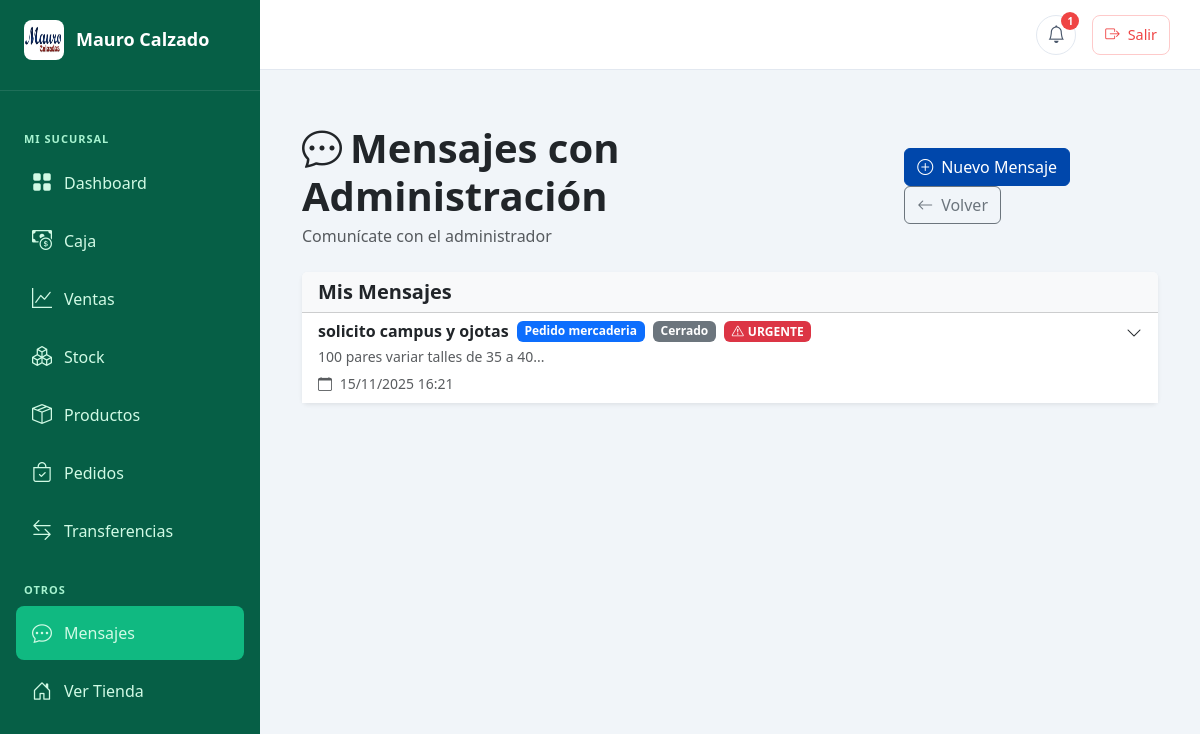
/gerente/mensajes.php (signed in), run on the app's committed database.
### tables this page shows
CREATE TABLE `mensajes_gerente_admin` (
  `id` int(11) NOT NULL,
  `gerente_id` int(11) NOT NULL COMMENT 'ID del gerente que envía',
  `admin_id` int(11) DEFAULT NULL COMMENT 'ID del admin que responde',
  `sucursal_id` int(11) NOT NULL COMMENT 'Sucursal del gerente',
  `tipo_mensaje` enum('pedido_mercaderia','transferencia','consulta','reporte','otro') NOT NULL DEFAULT 'consulta',
  `asunto` varchar(255) NOT NULL,
  `mensaje` text NOT NULL,
  `archivo_adjunto` varchar(255) DEFAULT NULL COMMENT 'Nombre del archivo adjunto',
  `respuesta` text DEFAULT NULL,
  `archivo_respuesta` varchar(255) DEFAULT NULL COMMENT 'Archivo adjunto en la respuesta',
  `estado` enum('pendiente','respondido','cerrado') DEFAULT 'pendiente',
  `pedido_relacionado_id` int(11) DEFAULT NULL COMMENT 'Pedido relacionado (opcional)',
  `prioridad` enum('baja','media','alta') DEFAULT 'media',
  `fecha_envio` datetime DEFAULT current_timestamp(),
  `fecha_respuesta` datetime DEFAULT NULL,
  `leido_gerente` tinyint(1) DEFAULT 0 COMMENT 'Si el gerente leyó la respuesta'
);

### gerente/mensajes.php (the view, shortened to what this page needs)
<?php
require_once('../includes/verificar-gerente.php');
$gerente_id = $_SESSION['usuario_id'];
$nuevo_mensaje = isset($_GET['nuevo']) && $_GET['nuevo'] == 1;
$query = "SELECT m.*,
          a.nombre AS admin_nombre, a.apellido AS admin_apellido,
          p.numero_pedido
          FROM mensajes_gerente_admin m
          LEFT JOIN usuarios a ON m.admin_id = a.id
          LEFT JOIN pedidos p ON m.pedido_relacionado_id = p.id
          WHERE m.gerente_id = ?
          ORDER BY m.fecha_envio DESC";
$stmt = mysqli_prepare($conn, $query);
mysqli_stmt_bind_param($stmt, "i", $gerente_id);
mysqli_stmt_execute($stmt);
$result = mysqli_stmt_get_result($stmt);
$mensajes = mysqli_fetch_all($result, MYSQLI_ASSOC);
require_once('includes/header-gerente.php');
?>
<div class="container-fluid py-4">
    <div class="d-flex justify-content-between align-items-center mb-4">
        <div>
            <h1 class="fw-bold mb-1">
                <i class="bi bi-chat-dots me-2"></i>Mensajes con Administración
            </h1>
            <p class="text-muted mb-0">Comunícate con el administrador</p>
        </div>
        <div>
            <?php if (!$nuevo_mensaje): ?>
                <a href="?nuevo=1" class="btn btn-primary">
                    <i class="bi bi-plus-circle me-2"></i>Nuevo Mensaje
                </a>
            <?php endif; ?>
            <a href="dashboard.php" class="btn btn-outline-secondary">
                <i class="bi bi-arrow-left me-2"></i>Volver
            </a>
        </div>
    </div>
    <div class="card border-0 shadow-sm">
        <div class="card-header bg-light">
            <h5 class="mb-0 fw-bold">Mis Mensajes</h5>
        </div>
        <div class="card-body p-0">
            <?php if (empty($mensajes)): ?>
                <div class="text-center py-5">
                    <i class="bi bi-inbox display-1 text-muted"></i>
                    <h5 class="mt-3">No tienes mensajes aún</h5>
                    <p class="text-muted">Envía tu primer mensaje al administrador</p>
                </div>
            <?php else: ?>
                <div class="list-group list-group-flush">
                    <?php foreach ($mensajes as $mensaje): ?>
                        <div class="list-group-item list-group-item-action"
                             data-bs-toggle="collapse"
                             data-bs-target="#mensaje<?php echo $mensaje['id']; ?>"
                             style="cursor: pointer;">
                            <div class="d-flex w-100 justify-content-between align-items-start">
                                <div class="flex-grow-1">
                                    <div class="d-flex align-items-center mb-1">
                                        <h6 class="mb-0 fw-bold">
                                            <?php echo htmlspecialchars($mensaje['asunto']); ?>
                                        </h6>
                                        <?php
                                        $badge_tipo = [
                                            'pedido_mercaderia' => 'primary',
                                            'transferencia' => 'info',
                                            'consulta' => 'secondary',
                                            'reporte' => 'danger',
                                            'otro' => 'dark'
                                        ];
                                        $tipo_class = $badge_tipo[$mensaje['tipo_mensaje']] ?? 'secondary';
                                        ?>
                                        <span class="badge bg-<?php echo $tipo_class; ?> ms-2">
                                            <?php echo str_replace('_', ' ', ucfirst($mensaje['tipo_mensaje'])); ?>
                                        </span>
                                        <?php if ($mensaje['estado'] == 'pendiente'): ?>
                                            <span class="badge bg-warning text-dark ms-2">Pendiente</span>
                                        <?php elseif ($mensaje['estado'] == 'cerrado'): ?>
                                            <span class="badge bg-secondary ms-2">Cerrado</span>
                                        <?php endif; ?>
                                        <?php if ($mensaje['prioridad'] == 'alta'): ?>
                                            <span class="badge bg-danger ms-2">
                                                <i class="bi bi-exclamation-triangle me-1"></i>URGENTE
                                            </span>
                                        <?php endif; ?>
                                    </div>
                                    <p class="mb-1 text-muted small">
                                        <?php echo substr(htmlspecialchars($mensaje['mensaje']), 0, 100); ?>...
                                    </p>
                                    <small class="text-muted">
                                        <i class="bi bi-calendar me-1"></i>
                                        <?php echo date('d/m/Y H:i', strtotime($mensaje['fecha_envio'])); ?>
                                    </small>
                                </div>
                                <div class="text-end">
                                    <i class="bi bi-chevron-down"></i>
                                </div>
                            </div>
                        </div>
                    <?php endforeach; ?>
                </div>
            <?php endif; ?>
        </div>
    </div>
</div>
<?php require_once('includes/footer-gerente.php'); ?>

### css/styles.css (style rules this page uses)
:root { --color-primary: #0047AB; --color-secondary: #DC143C; --color-dark: #212529; --color-light: #f8f9fa; --font-family: 'Segoe UI', Tahoma, Geneva, Verdana, sans-serif; --border-radius: 8px; --sidebar-width: 260px; --topbar-height: 70px; --admin-primary: #3C50E0; --sidebar-bg: #1C2434; --sidebar-hover: #333A48; --gerente-primary: #10B981; --gerente-sidebar-bg: #065F46; --gerente-sidebar-hover: #047857; }
body { font-family: var(--font-family); color: var(--color-dark); }
body.admin-panel, body.gerente-panel { background: #F1F5F9; overflow-x: hidden; }
.btn-primary { background-color: var(--color-primary); border-color: var(--color-primary); }
.badge { font-size: 0.75rem; }
.shadow-sm { box-shadow: 0 0.125rem 0.25rem rgba(0, 0, 0, 0.075) !important; }

### data on the page
mensajes_gerente_admin: asunto "solicito campus y ojotas", tipo_mensaje "Pedido mercaderia", estado "Cerrado", prioridad "alta" (drawn), mensaje "100 pares variar talles de 35 a 40", fecha_envio "15/11/2025 16:21"

### other printed values
$notif_count "1"
